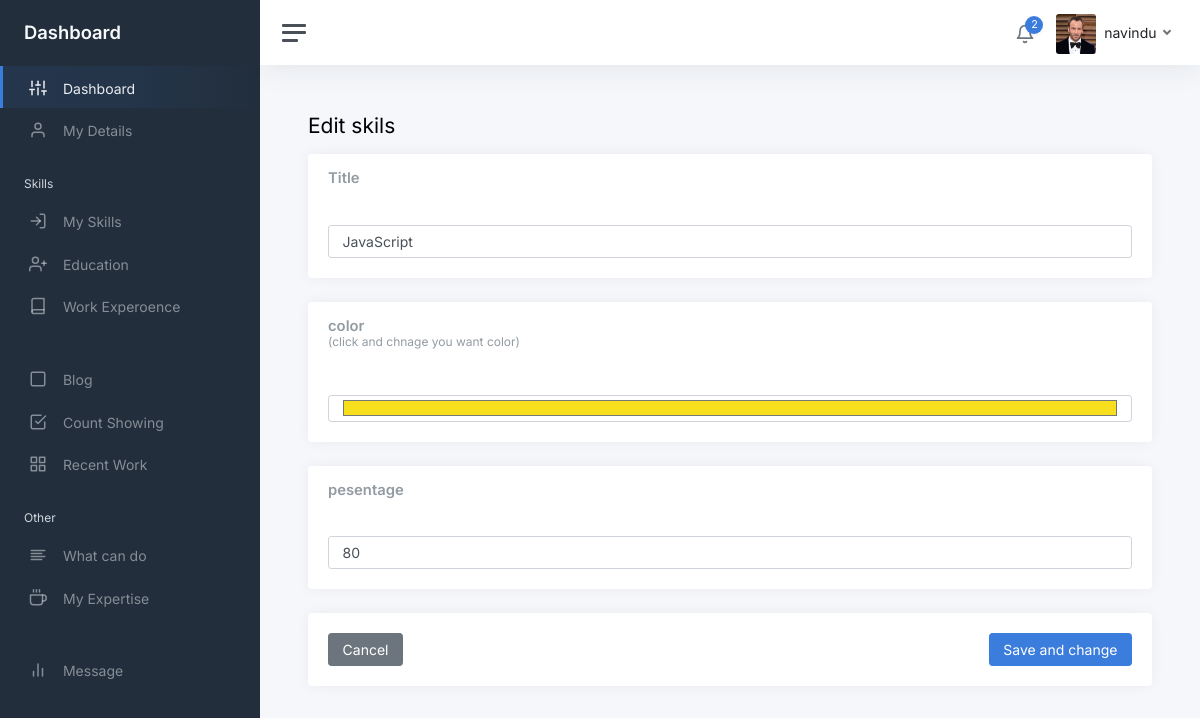
Screenshot of /admin2/static/editskills.php?id=1 with the database file from the repository.
### tables this page shows
CREATE TABLE `Detila` (
  `Id` int(11) NOT NULL,
  `Name` text DEFAULT NULL,
  `Role` text DEFAULT NULL,
  `AboutMe` text DEFAULT NULL,
  `Country` text DEFAULT NULL,
  `Profile_Pic` text DEFAULT NULL,
  `Bg_picture1` text DEFAULT NULL,
  `Bg_picture2` text DEFAULT NULL,
  `Skill_desc` text DEFAULT NULL,
  `email` varchar(255) DEFAULT NULL,
  `address` varchar(255) DEFAULT NULL,
  `telephone` varchar(20) DEFAULT NULL,
  `Cv` text DEFAULT NULL,
  `hirebanner` int(11) DEFAULT NULL
);

CREATE TABLE `Skill` (
  `Id` int(11) NOT NULL,
  `name` text DEFAULT NULL,
  `color` text DEFAULT NULL,
  `percentage` text DEFAULT NULL
);

### admin2/static/editskills.php (the view, shortened to what this page needs)
<?php
    require_once '../../connection.php';
    require_once './header.php';
    $id = $_GET['id'];
?>
<link rel="stylesheet" href="css/mydetails.css">
            <main class="content">
				<div class="container-fluid p-0">
                    <form action="php/edit/skills.php" method="post" enctype="multipart/form-data">
                            <div class="mb-3">
                                <h1 class="h3 d-inline align-middle">Edit skils</h1>
                            </div>
                            <?php
                                    $sql1 = "SELECT * FROM Skill WHERE Id ='$id'";
                                    $result1 = $conn->query($sql1);
                                    while($row1= $result1->fetch_assoc()) {
                            ?>
                            <div class="row">
                                <div class="col-12">
                                    <div class="card">
                                        <div class="card-header">
                                            <h5 class="card-title mb-0">Title</h5>
                                        </div>
                                        <div class="card-body">
                                            <input type="text" class="form-control" name="title" placeholder="Enter skill Title" value="<?php echo $row1['name'] ?>">
                                        </div>
                                    </div>
                                    <div class="card">
                                        <div class="card-header">
                                            <h5 class="card-title mb-0">color</h5>
                                            <h6 style="font-size: 12px;color: #939ba2;">(click and chnage you want color)</h6>
                                        </div>
                                        <div class="card-body">
                                            <input type="color" class="form-control" name="color" placeholder="Enter your color"  value="<?php echo $row1['color'] ?>">
                                        </div>
                                    </div>
                                    <div class="card">
                                        <div class="card-header">
                                            <h5 class="card-title mb-0">pesentage</h5>
                                        </div>
                                        <div class="card-body">
                                            <input type="text" class="form-control" name="pesentage" placeholder="Enter pesentage your skills" value="<?php echo $row1['percentage'] ?>">
                                        </div>
                                    </div>
                                </div>
                            </div>
                            <?php } ?>
                            <div class="card">
                                <div class="card-body">
                                    <div class="finishbtn">
                                        <button class="btn btn-secondary" type="button" onclick="goBack()">Cancel</button>
                                        <button class="btn btn-primary" type="submit">Save and change</button>
                                    </div>
                                </div>
                            </div>
                    </form>
				</div>
			</main>
		</div>
	</div>
</body>
</html>

### admin2/static/header.php (shortened to what this page needs)
<!DOCTYPE html>
<html lang="en">
<head>
	<link href="css/app.css" rel="stylesheet">
</head>
<body>
	<div class="wrapper">
		<nav id="sidebar" class="sidebar js-sidebar">
			<div class="sidebar-content js-simplebar">
				<a class="sidebar-brand" href="index.html">
                    <span class="align-middle">Dashboard</span>
                </a>
				<ul class="sidebar-nav">
					<li class="sidebar-item active">
						<a class="sidebar-link" href="./index.php">
                        <i class="align-middle" data-feather="sliders"></i> <span class="align-middle">Dashboard</span>
                        </a>
					</li>
					<li class="sidebar-item">
						<a class="sidebar-link" href="./mydetails.php">
                        <i class="align-middle" data-feather="user"></i> <span class="align-middle">My Details</span>
                        </a>
					</li>
                    <li class="sidebar-header">
						Skills
					</li>
					<li class="sidebar-item">
						<a class="sidebar-link" href="./skills.php">
                        <i class="align-middle" data-feather="log-in"></i> <span class="align-middle">My Skills</span>
                        </a>
					</li>
					<li class="sidebar-item">
                            <a class="sidebar-link" href="education.php">
                            <i class="align-middle" data-feather="user-plus"></i> <span class="align-middle">Education</span>
                            </a>
					</li>
					<li class="sidebar-item">
						<a class="sidebar-link" href="workexperience.php">
                        <i class="align-middle" data-feather="book"></i> <span class="align-middle">Work Experoence</span>
                        </a>
					</li>
					<li class="sidebar-header">
					</li>
					<li class="sidebar-item">
						<a class="sidebar-link" href="blog.php">
                        <i class="align-middle" data-feather="square"></i> <span class="align-middle">Blog</span>
                        </a>
					</li>
					<li class="sidebar-item ">
						<a class="sidebar-link" href="countshow.php">
                        <i class="align-middle" data-feather="check-square"></i> <span class="align-middle">Count Showing</span>
                        </a>
					</li>
					<li class="sidebar-item">
						<a class="sidebar-link" href="recentwork.php">
                        <i class="align-middle" data-feather="grid"></i> <span class="align-middle">Recent Work</span>
                        </a>
					</li>
                    <li class="sidebar-header">
						Other
					</li>
					<li class="sidebar-item">
						<a class="sidebar-link" href="cando.php">
                        <i class="align-middle" data-feather="align-left"></i> <span class="align-middle">What can do</span>
                        </a>
					</li>
					<li class="sidebar-item">
						<a class="sidebar-link" href="myexpertise.php">
                        <i class="align-middle" data-feather="coffee"></i> <span class="align-middle">My Expertise</span>
                        </a>
					</li>
                    <li class="sidebar-header">
                    </li>
					<li class="sidebar-item">
						<a class="sidebar-link" href="mymsg.php">
                        <i class="align-middle" data-feather="bar-chart-2"></i> <span class="align-middle">Message</span>
                        </a>
					</li>
				</ul>
			</div>
		</nav>
		<div class="main">
			<nav class="navbar navbar-expand navbar-light navbar-bg">
				<a class="sidebar-toggle js-sidebar-toggle">
                    <i class="hamburger align-self-center"></i>
                </a>
				<div class="navbar-collapse collapse">
					<ul class="navbar-nav navbar-align">
						<li class="nav-item dropdown">
							<a class="nav-icon dropdown-toggle" href="mymsg.php">
								<div class="position-relative">
									<i class="align-middle" data-feather="bell"></i>
									<span class="indicator"><?php require_once 'php/showmsgcount.php'; ?></span>
								</div>
							</a>
						</li>
						<li class="nav-item dropdown">
                            <?php
                                $sql = "SELECT * FROM `Detila`";
                                $result = $conn->query($sql);
                                while ($row = $result->fetch_assoc()) {
                            ?>
							<a class="nav-link dropdown-toggle d-none d-sm-inline-block" href="#" data-bs-toggle="dropdown">
                                <img src="../../Assets/profile/<?php echo  $row['Profile_Pic'];?>" class="avatar img-fluid rounded me-1" alt="Charles Hall" /> <span class="text-dark"><?php echo  $row['Name'];?></span>
                            </a>
                            <?php } ?>
						</li>
					</ul>
				</div>
			</nav>

### admin2/static/css/mydetails.css (style rules this page uses)
.finishbtn { display: flex; justify-content: space-between !important; }

### rows the page displays
detila: Profile_Pic (picture), Name "navindu"
skill: title "JavaScript", color "#f7df1e", pesentage "80"

### other values shown
$rowCount "2"
